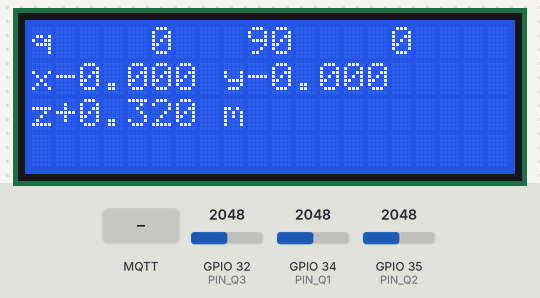
Simulated run of this sketch. Board: ESP32. Shown: 20×4 character LCD. Inputs (shaded band) come from the test bench; at power-on: GPIO 32 (PIN_Q3) = 2048, GPIO 34 (PIN_Q1) = 2048, GPIO 35 (PIN_Q2) = 2048 (analog values on the 0–4095 scale). WiFi joins after 1.5 s; servers stay silent unless stated; random numbers use the default seed unless the sketch sets one; no MQTT or app messages arrive unless stated; what the sketch prints to the serial monitor is not drawn.

Above: at 2.8 s.
2.9 s: MQTT message "on" arrives on the first subscribed topic
At 3.9 s:
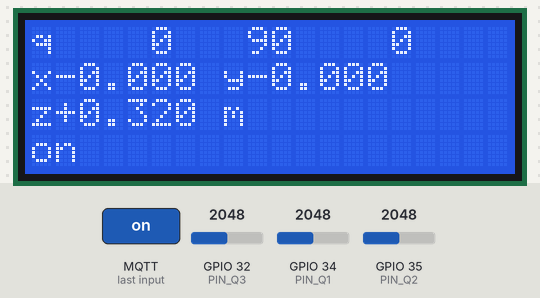
4.4 s: GPIO 32 (PIN_Q3) set to 1977
At 5.7 s:
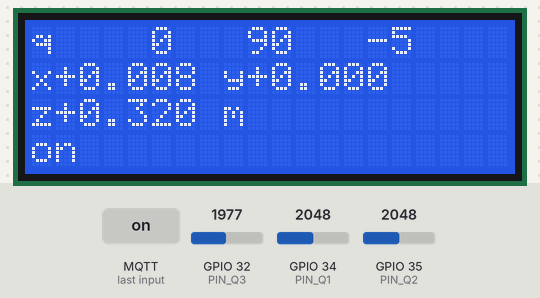
6.0 s: GPIO 34 (PIN_Q1) set to 1987
At 6.4 s:
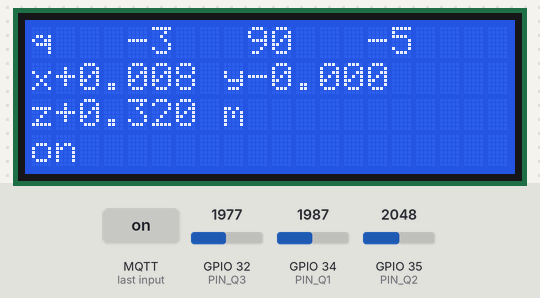
7.6 s: GPIO 35 (PIN_Q2) set to 2127
At 8.2 s:
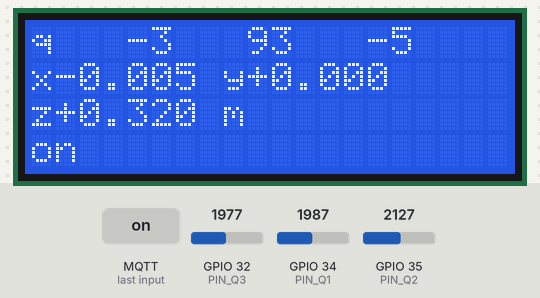
9.2 s: MQTT message "1" arrives on the first subscribed topic
At 10.4 s:
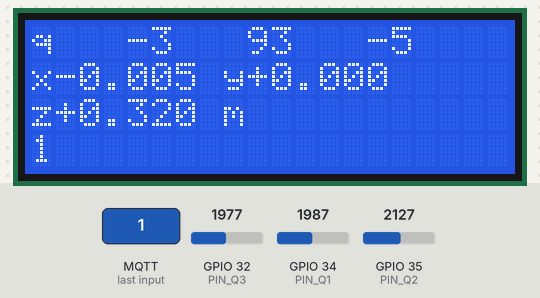
10.7 s: MQTT message "off" arrives on the first subscribed topic
At 11.1 s:
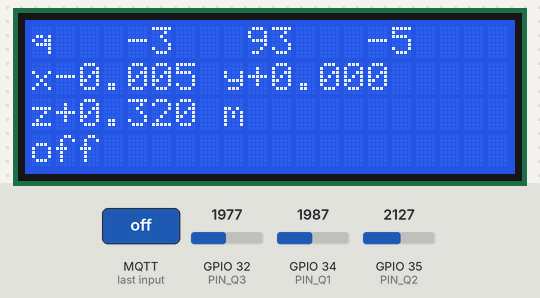
Timing chart, 0 to 13.2 s (numbered marks = the images above; inputs shaded):
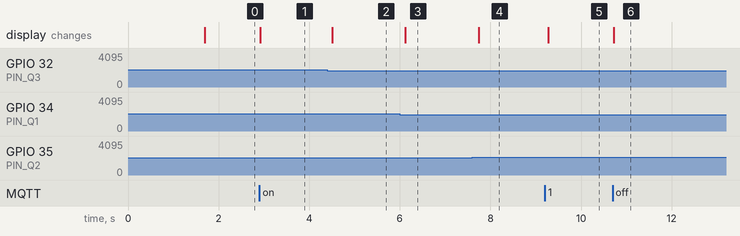

Measured:
- the behaviour switches between 2047 and 2046 on GPIO 32 (PIN_Q3) (found by bisection; images 1 and 2)
- the behaviour switches between 2048 and 2047 on GPIO 34 (PIN_Q1) (found by bisection; images 2 and 3)
- the behaviour switches between 2095 and 2096 on GPIO 35 (PIN_Q2) (found by bisection; images 3 and 4)
- after the input at 2.9 s, the display: changes at once (image 1)
- after the input at 4.4 s, the display: changes after 0.11 s (image 2)
- after the input at 6.0 s, the display: changes after 0.12 s (image 3)
- after the input at 7.6 s, the display: changes after 0.14 s (image 4)
- after the input at 9.2 s, the display: changes after 0.07 s (image 5)
- after the input at 10.7 s, the display: changes at once (image 6)

The sketch:

lab8_ej3_brazo_mqtt.ino
```cpp
/*
 * Laboratorio 8 - Ejercicio 3
 * Teleoperación de un manipulador robótico 3-GDL desde un ESP32 simulado en Velxio
 *
 * - 3 potenciómetros fijan los ángulos articulares q1 (base), q2 (hombro), q3 (codo).
 * - El ESP32 calcula la cinemática directa en DOUBLE (posición x, y, z del efector).
 * - Lleva un contador de mensajes y una marca de tiempo en LONG LONG (64 bits).
 * - Publica el estado por MQTT; la página web (GitHub Pages) mueve el brazo 3D.
 * - Muestra ángulos y posición en un LCD 20x4 I2C.
 *
 * Conexiones:
 *   Pot q1 -> GPIO34   Pot q2 -> GPIO35   Pot q3 -> GPIO32   (extremos a 3V3 y GND)
 *   LCD I2C: SDA -> GPIO21, SCL -> GPIO22, VCC -> 5V/3V3, GND -> GND (dirección 0x27)
 *   IMPORTANTE: con WiFi activo solo se pueden usar los pines del ADC1 (GPIO32-39).
 *
 * Librerías: PubSubClient (Nick O'Leary), LiquidCrystal I2C (Frank de Brabander)
 */

#include <WiFi.h>
#include <PubSubClient.h>
#include <Wire.h>
#include <LiquidCrystal_I2C.h>
#include <math.h>
#include "esp_timer.h"

// ------------------- CONFIGURACIÓN DEL GRUPO -------------------
// Cada grupo debe usar un identificador distinto (sin espacios ni tildes).
const char* GRUPO = "grupo1";
// ---------------------------------------------------------------

const char* WIFI_SSID   = "Velxio-GUEST";        // AP abierto que emula Velxio
const char* MQTT_BROKER = "broker.hivemq.com";   // broker público
const uint16_t MQTT_PORT = 1883;

// Pines de los potenciómetros (ADC1)
const int PIN_Q1 = 34;
const int PIN_Q2 = 35;
const int PIN_Q3 = 32;

// Parámetros geométricos del manipulador [m]
const double L1 = 0.10;   // altura de la base al hombro
const double L2 = 0.12;   // eslabón del brazo
const double L3 = 0.10;   // eslabón del antebrazo

// Rangos articulares [grados]
const double Q1_MIN = -90.0,  Q1_MAX = 90.0;
const double Q2_MIN =   0.0,  Q2_MAX = 180.0;
const double Q3_MIN = -135.0, Q3_MAX = 135.0;

const unsigned long PERIODO_MS = 100;   // 10 Hz

WiFiClient wifiClient;
PubSubClient mqtt(wifiClient);
LiquidCrystal_I2C lcd(0x27, 20, 4);

char topicEstado[64];
char topicCmd[64];

unsigned long long contador = 0;   // contador de mensajes de 64 bits
unsigned long tAnterior = 0;

// Convierte la lectura del ADC (0..4095) a un ángulo en el rango [qmin, qmax]
double adcAGrados(int pin, double qmin, double qmax) {
  int raw = analogRead(pin);
  return qmin + (qmax - qmin) * (double)raw / 4095.0;
}

// Mensajes recibidos desde la página web (topic .../cmd)
void alRecibir(char* topic, byte* payload, unsigned int len) {
  char msg[21];
  unsigned int n = len < 20 ? len : 20;
  memcpy(msg, payload, n);
  msg[n] = '\0';
  Serial.printf("CMD recibido: %s\n", msg);
  lcd.setCursor(0, 3);
  lcd.print("                    ");
  lcd.setCursor(0, 3);
  lcd.print(msg);
}

void conectarWiFi() {
  lcd.setCursor(0, 0);
  lcd.print("Conectando WiFi...");
  WiFi.mode(WIFI_STA);
  WiFi.begin(WIFI_SSID);
  while (WiFi.status() != WL_CONNECTED) {
    delay(300);
    Serial.print(".");
  }
  Serial.printf("\nWiFi OK, IP %s\n", WiFi.localIP().toString().c_str());
}

void conectarMQTT() {
  while (!mqtt.connected()) {
    char clientId[40];
    snprintf(clientId, sizeof(clientId), "esp32-%s-%04X", GRUPO, (unsigned)random(0x10000));
    Serial.printf("Conectando MQTT como %s ... ", clientId);
    if (mqtt.connect(clientId)) {
      Serial.println("OK");
      mqtt.subscribe(topicCmd);
    } else {
      Serial.printf("fallo (rc=%d), reintento\n", mqtt.state());
      delay(1000);
    }
  }
}

void setup() {
  Serial.begin(115200);
  analogReadResolution(12);

  Wire.begin(21, 22);
  lcd.init();
  lcd.backlight();

  snprintf(topicEstado, sizeof(topicEstado), "udla/lab8/%s/brazo/estado", GRUPO);
  snprintf(topicCmd,    sizeof(topicCmd),    "udla/lab8/%s/brazo/cmd",    GRUPO);

  Serial.printf("sizeof(long long) = %u bytes, sizeof(double) = %u bytes\n",
                (unsigned)sizeof(long long), (unsigned)sizeof(double));

  conectarWiFi();
  mqtt.setServer(MQTT_BROKER, MQTT_PORT);
  mqtt.setCallback(alRecibir);
  mqtt.setBufferSize(512);
  conectarMQTT();

  lcd.clear();
  Serial.printf("Publicando en: %s\n", topicEstado);
}

void loop() {
  if (!mqtt.connected()) conectarMQTT();
  mqtt.loop();

  unsigned long ahora = millis();
  if (ahora - tAnterior < PERIODO_MS) return;
  tAnterior = ahora;

  // 1) Lectura de ángulos articulares [grados]
  double q1 = adcAGrados(PIN_Q1, Q1_MIN, Q1_MAX);
  double q2 = adcAGrados(PIN_Q2, Q2_MIN, Q2_MAX);
  double q3 = adcAGrados(PIN_Q3, Q3_MIN, Q3_MAX);

  // 2) Cinemática directa en double
  const double DEG2RAD = M_PI / 180.0;
  double t1 = q1 * DEG2RAD, t2 = q2 * DEG2RAD, t3 = q3 * DEG2RAD;
  double r = L2 * cos(t2) + L3 * cos(t2 + t3);   // alcance horizontal
  double x = r * cos(t1);
  double y = r * sin(t1);
  double z = L1 + L2 * sin(t2) + L3 * sin(t2 + t3);

  // 3) Datos de 64 bits
  contador++;
  long long t_us = esp_timer_get_time();         // microsegundos desde el arranque (int64_t)

  // 4) Publicación MQTT en JSON.
  //    El contador y el tiempo van como texto: JavaScript solo representa enteros
  //    exactos hasta 2^53 - 1, mientras que long long llega a 2^63 - 1.
  char json[320];
  snprintf(json, sizeof(json),
           "{\"q\":[%.2f,%.2f,%.2f],\"p\":[%.10f,%.10f,%.10f],"
           "\"n\":\"%llu\",\"t_us\":\"%lld\"}",
           q1, q2, q3, x, y, z, contador, t_us);
  mqtt.publish(topicEstado, json);

  // 5) Monitor serial y LCD
  Serial.printf("#%llu q=(%.1f, %.1f, %.1f) p=(%.6f, %.6f, %.6f) m\n",
                contador, q1, q2, q3, x, y, z);

  char linea[21];
  snprintf(linea, sizeof(linea), "q %4.0f %4.0f %4.0f  ", q1, q2, q3);
  lcd.setCursor(0, 0); lcd.print(linea);
  snprintf(linea, sizeof(linea), "x%+.3f y%+.3f   ", x, y);
  lcd.setCursor(0, 1); lcd.print(linea);
  snprintf(linea, sizeof(linea), "z%+.3f m         ", z);
  lcd.setCursor(0, 2); lcd.print(linea);
}
```
